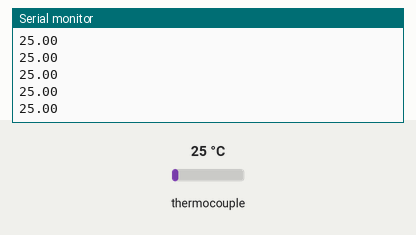
This sketch was run on a simulated Arduino Uno, built with avr-gcc and run on an emulated ATmega328P. Shown: the last lines printed to the serial monitor. The inputs (shaded band) are chosen by the test bench; at power-on: thermocouple 25 °C.

Above: at 1.3 s.
1.4 s: thermocouple set to 6 °C
At 1.69 s:
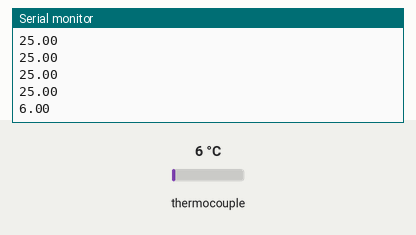
2.9 s: thermocouple set to 75 °C
At 2.94 s:
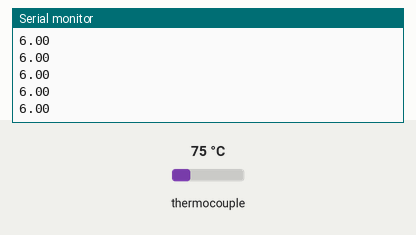
Timing chart, 0 to 5.9 s (numbered marks = the images above; inputs shaded):
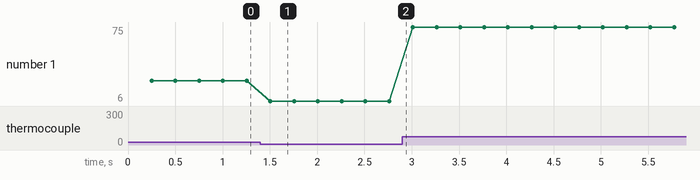

Measured:
- after the input at 1.4 s, the serial monitor: prints a new line after 0.11 s (image 1)
- plotted number 1: 25 → 6 after the input at 1.4 s, 6 → 75 after the input at 2.9 s

The sketch:

controller.ino
```cpp
/************************************************************************

  Test of Pmod TC1
  https://www.electromaker.io/project/view/measure-and-display-the-ambient-temperature-with-digilent-pm

*************************************************************************

  Description: Pmod_TC1
  The ambient temperature (in and ° C) is displayed in the serial monitor.

  Material
  1. Arduino Uno
  2. Pmod TC1 (download library
  https://github.com/adafruit/Adafruit-MAX31855-library)


  Wiring
  Module <----------> Arduino
  VCC     to          3V3
  GND     to          GND
  SCK     to          13
  MISO    to          12
  CS      to          10

  a logic level converter must be used!!!

************************************************************************/

#define CS 10 //chip select pin

// Call of libraries
#include <SPI.h>
#include <Adafruit_MAX31855.h>

Adafruit_MAX31855 thermocouple(CS); // Creation of the object

void setup()
{
  Serial.begin(38400); // initialization of serial communication
  thermocouple.begin();  //initialize senzor
}

void loop()
{
  delay(250); //wait one second
  Serial.println(thermocouple.readCelsius()); // Acquisition of temperature in degrees  Celsius
}
```
